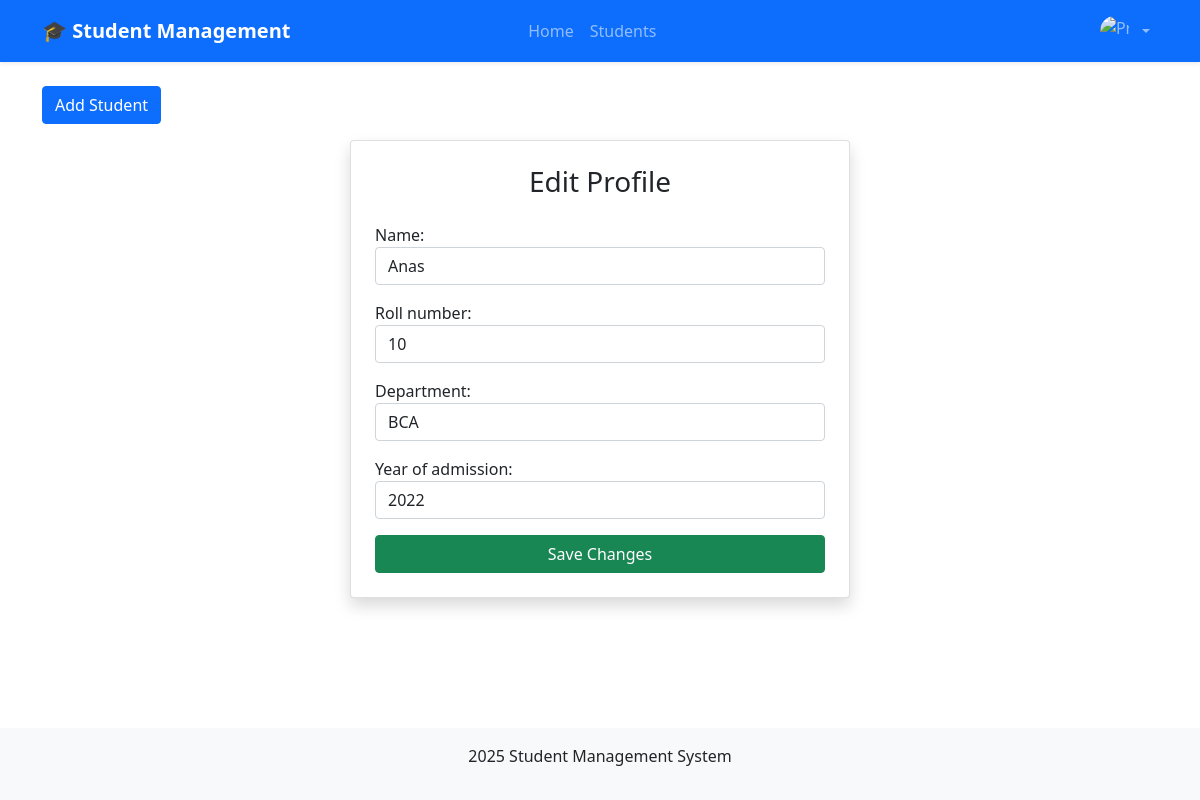
/profile/edit/13/ (signed in), run on the app's committed database.
### app/models.py (models this page shows, shortened)
class Profile(models.Model):
    name = models.CharField(max_length=30,null=False, blank=False)
    role = models.CharField(max_length=10, choices=[('admin', 'Admin'), ('student', 'Student')],default='student')
    roll_number = models.CharField(max_length=20, null=False, blank=False,unique=True)
    department = models.CharField(max_length=50, null=False, blank=False)
    year_of_admission = models.IntegerField(null=False, blank=False)

### app/views.py (the view)
    def wrapper(request, *args, **kwargs):
        if not request.session.get('user_id'):
            return redirect('login')
        return view_func(request, *args, **kwargs)

### app/forms.py
class ProfileForm(forms.ModelForm):
    class Meta:
        model = Profile
        fields = ['name', 'roll_number', 'department', 'year_of_admission', ]
        widgets = {
            'name': forms.TextInput(attrs={
                'class': 'form-control',
                'placeholder': 'Enter Your Name'
            }),
            'roll_number': forms.NumberInput(attrs={
                'class': 'form-control',
                'placeholder': 'Enter Your Roll Number'
            }),
            'department': forms.TextInput(attrs={
                'class': 'form-control',
                'placeholder': 'Enter Your Department'
            }),
            'year_of_admission': forms.NumberInput(attrs={
                'class': 'form-control',
                'placeholder': 'Enter Your Admission Year'
            }),
            'role': forms.Select(attrs={
                'class': 'form-control'
            })
        }

### app/views.py (called while the page is built)
def login_required(view_func):
    def wrapper(request, *args, **kwargs):
        if not request.session.get('user_id'):
            return redirect('login')
        return view_func(request, *args, **kwargs)
    return wrapper

@login_required
def profile_edit(request, pk):
    profile = get_object_or_404(Profile, id=pk)
    if request.method == "POST":
        form = ProfileForm(request.POST, instance=profile)
        if form.is_valid():
            form.save()
            return redirect("profile_view")
    else:
        form = ProfileForm(instance=profile)
    return render(request, "profile_edit.html", {"form": form})

### app/templates/profile_edit.html
{% extends 'base.html' %} {% block content %}
<div class="card shadow p-4" style="max-width: 500px; margin: auto">
  <h3 class="text-center mb-4">Edit Profile</h3>
  <form method="POST">
    {% csrf_token %} {{ form.as_p }}
    <div class="d-grid">
      <button type="submit" class="btn btn-success">Save Changes</button>
    </div>
  </form>
</div>
{% endblock %}

### app/templates/base.html (style rules this page uses)
html, body { height: 100%; margin: 0; }
body { display: flex; flex-direction: column; min-height: 100vh; }

### data on the page
Profile: name "Anas", roll_number "10", department "BCA", year_of_admission "2022"
